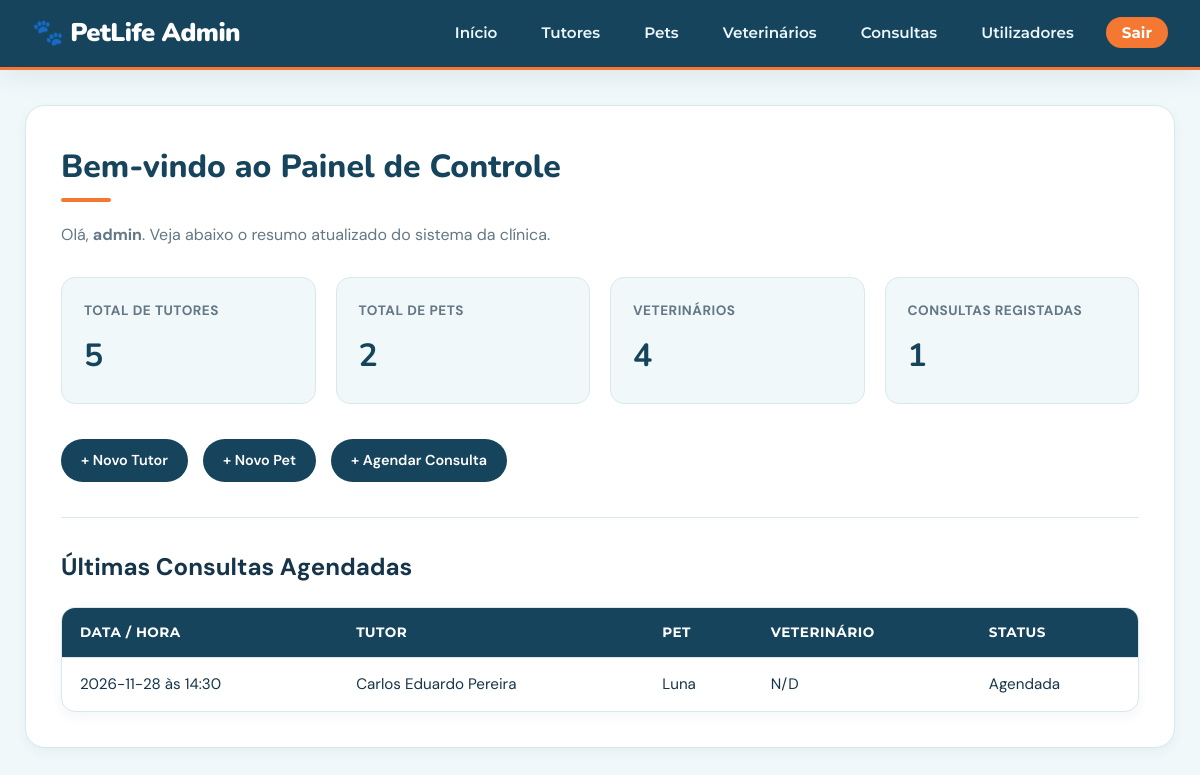
Screenshot of /admin/index.php (signed in) with the database file from the repository.
### tables this page shows
CREATE TABLE TUTOR (
    id_tutor INTEGER PRIMARY KEY AUTOINCREMENT,
    nome TEXT NOT NULL,
    cpf TEXT UNIQUE,
    telefone TEXT,
    email TEXT,
    endereco TEXT,
    data_cadastro DATE
);

### funcoes/banco-tutores.php (called while the page is built, shortened)
<?php
function listarTutores($conexao) {
    $sql = "SELECT * FROM TUTOR ORDER BY nome ASC";
    $stmt = $conexao->query($sql);
    return $stmt->fetchAll();
}
?>

### funcoes/banco-pets.php (called while the page is built, shortened)
<?php
function listarPets($conexao) {$sql = "SELECT PET.*, TUTOR.nome AS nome_tutor
            FROM PET
            JOIN TUTOR ON PET.id_tutor = TUTOR.id_tutor
            ORDER BY PET.nome ASC";
    $stmt = $conexao->query($sql);
    return $stmt->fetchAll();
}
?>

### funcoes/banco-veterinarios.php (called while the page is built, shortened)
<?php
function listarVeterinarios($conexao) {
    $sql = "SELECT * FROM VETERINARIO ORDER BY nome ASC";
    $stmt = $conexao->query($sql);
    return $stmt->fetchAll();
}
?>

### funcoes/banco-consultas.php (called while the page is built, shortened)
<?php
function listarConsultas($conexao) {
    $sql = "SELECT CONSULTA.*,
                   TUTOR.nome AS nome_tutor,
                   PET.nome AS nome_pet,
                   VETERINARIO.nome AS nome_vet
            FROM CONSULTA
            JOIN TUTOR ON CONSULTA.id_tutor = TUTOR.id_tutor
            JOIN PET ON CONSULTA.id_pet = PET.id_pet
            JOIN VETERINARIO ON CONSULTA.id_veterinario = VETERINARIO.id_veterinario
            ORDER BY CONSULTA.data DESC, CONSULTA.horario DESC";
    $stmt = $conexao->query($sql);
    return $stmt->fetchAll();
}
?>

### admin/index.php (the view, shortened to what this page needs)
<?php
require_once '../config/conexao.php';
require_once '../funcoes/banco-tutores.php';
require_once '../funcoes/banco-pets.php';
require_once '../funcoes/banco-veterinarios.php';
require_once '../funcoes/banco-consultas.php';
$totalTutores = count(listarTutores($conexao));
$totalPets = count(listarPets($conexao));
$totalVeterinarios = count(listarVeterinarios($conexao));
$consultas = listarConsultas($conexao);
$totalConsultas = count($consultas);
?>
<!DOCTYPE html>
<html lang="pt">
<head>
    <link rel="stylesheet" href="../css/style.css">
</head>
<body>
    <header>
        <div class="header-wrapper">
            <h2>🐾 PetLife Admin</h2>
            <nav>
                <ul>
                    <li><a href="index.php">Início</a></li>
                    <li><a href="tutores.php">Tutores</a></li>
                    <li><a href="pets.php">Pets</a></li>
                    <li><a href="veterinarios.php">Veterinários</a></li>
                    <li><a href="consultas.php">Consultas</a></li>
                    <li><a href="usuarios.php">Utilizadores</a></li>
                    <li><a href="logout.php">Sair</a></li>
                </ul>
            </nav>
        </div>
    </header>
    <div class="container">
        <div class="dashboard-welcome">
            <h1>Bem-vindo ao Painel de Controle</h1>
            <p>Olá, <strong><?= htmlspecialchars($_SESSION['nome_usuario'] ?? 'Administrador') ?></strong>. Veja abaixo o resumo atualizado do sistema da clínica.</p>
        </div>
        <div class="stats-grid">
            <div class="stat-card">
                <span>Total de Tutores</span>
                <strong><?= $totalTutores ?></strong>
            </div>
            <div class="stat-card">
                <span>Total de Pets</span>
                <strong><?= $totalPets ?></strong>
            </div>
            <div class="stat-card">
                <span>Veterinários</span>
                <strong><?= $totalVeterinarios ?></strong>
            </div>
            <div class="stat-card">
                <span>Consultas Registadas</span>
                <strong><?= $totalConsultas ?></strong>
            </div>
        </div>
        <div class="quick-actions">
            <a href="tutores.php" class="quick-btn">+ Novo Tutor</a>
            <a href="pets.php" class="quick-btn">+ Novo Pet</a>
            <a href="consultas.php" class="quick-btn">+ Agendar Consulta</a>
        </div>
        <hr>
        <h2>Últimas Consultas Agendadas</h2>
        <table>
            <thead>
                <tr>
                    <th>Data / Hora</th>
                    <th>Tutor</th>
                    <th>Pet</th>
                    <th>Veterinário</th>
                    <th>Status</th>
                </tr>
            </thead>
            <tbody>
                <?php if (!empty($consultas)): ?>
                    <?php
                    $consultasRecentes = array_slice($consultas, 0, 5);
                    foreach ($consultasRecentes as $c):
                    ?>
                        <tr>
                            <td><?= ($c['data'] ?? '') . ' às ' . ($c['horario'] ?? '') ?></td>
                            <td><?= $c['tutor_nome'] ?? $c['nome_tutor'] ?? 'N/D' ?></td>
                            <td><?= $c['pet_nome'] ?? $c['nome_pet'] ?? 'N/D' ?></td>
                            <td><?= $c['veterinario_nome'] ?? $c['nome_veterinario'] ?? 'N/D' ?></td>
                            <td><?= $c['status'] ?? 'Agendada' ?></td>
                        </tr>
                    <?php endforeach; ?>
                <?php else: ?>
                    <tr>
                        <td colspan="5" style="text-align: center;">Nenhuma consulta registada no sistema.</td>
                    </tr>
                <?php endif; ?>
            </tbody>
        </table>
    </div>
</body>
</html>

### css/style.css (style rules this page uses)
:root { --color-primary: #17445D; --color-primary-dark: #103448; --color-primary-light: #DCEEF4; --color-orange: #F47732; --color-orange-hover: #DD6024; --color-accent: #F6A15D; --color-excluir: #ff0000; --color-excluir-hover: #ad0d0d; --color-dark: #17354A; --color-muted: #647785; --color-bg-light: #F0F8FA; --color-card-bg: #FFFFFF; --color-border: #D8E8ED; --white: #FFFFFF; --gray: #647785; --font-sans: 'DM Sans', sans-serif; --font-serif: 'Playfair Display', serif; --font-logo: 'Nunito', sans-serif; --font-sub: 'Montserrat', sans-serif; --radius-sm: 8px; --radius-md: 14px; --radius-lg: 20px; --radius-full: 999px; --shadow-sm: 0 4px 12px rgba(23, 68, 93, 0.05); --shadow-md: 0 8px 24px rgba(23, 68, 93, 0.08); --shadow-hover: 0 12px 30px rgba(23, 68, 93, 0.12); --transition-fast: all 0.2s ease; --transition-normal: all 0.35s ease; --transition-bounce: all 0.4s ease; }
* { margin: 0; padding: 0; box-sizing: border-box; }
html { font-size: 16px; scroll-behavior: smooth; }
body { font-family: var(--font-sans); background-color: var(--color-bg-light); color: var(--color-dark); line-height: 1.6; min-height: 100vh; }
a { text-decoration: none; color: inherit; }
header { background-color: var(--color-primary); border-bottom: 3px solid var(--color-orange); padding: 0.8rem 2rem; box-shadow: var(--shadow-md); position: sticky; top: 0; z-index: 1000; }
header .header-wrapper { max-width: 1200px; margin: 0 auto; display: flex; justify-content: space-between; align-items: center; flex-wrap: wrap; gap: 15px; }
header h2 { font-family: var(--font-logo); color: var(--white); font-size: 1.6rem; font-weight: 900; letter-spacing: -0.5px; margin: 0; display: flex; align-items: center; gap: 8px; }
nav ul { list-style: none; display: flex; align-items: center; gap: 20px; padding: 0; margin: 0; }
nav a { color: #EAF7FC; font-family: var(--font-sub); font-size: 0.95rem; font-weight: 600; padding: 8px 12px; border-radius: var(--radius-sm); transition: var(--transition-fast); position: relative; }
nav a[href="logout.php"] { background-color: var(--color-orange); color: var(--white) !important; font-weight: 700; padding: 6px 16px; border-radius: var(--radius-full); }
.container, body > .container { max-width: 1150px; margin: 35px auto; background: var(--color-card-bg); padding: 35px; border-radius: var(--radius-lg); box-shadow: var(--shadow-sm); border: 1px solid var(--color-border); }
h1 { font-family: var(--font-logo); color: var(--color-primary); font-size: 2rem; font-weight: 800; margin-bottom: 20px; position: relative; padding-bottom: 10px; }
h1::after { content: ""; position: absolute; bottom: 0; left: 0; width: 50px; height: 4px; background: var(--color-orange); border-radius: var(--radius-full); }
p { color: var(--color-muted); font-size: 1rem; }
hr { border: 0; height: 1px; background: var(--color-border); margin: 30px 0; }
table { width: 100%; border-collapse: separate; border-spacing: 0; margin-top: 20px; background: var(--white); border-radius: var(--radius-md); overflow: hidden; border: 1px solid var(--color-border); box-shadow: var(--shadow-sm); }
th, td { padding: 14px 18px; text-align: left; border-bottom: 1px solid var(--color-border); font-size: 0.95rem; }
th { background-color: var(--color-primary); color: var(--white); font-family: var(--font-sub); font-weight: 700; font-size: 0.85rem; letter-spacing: 0.5px; text-transform: uppercase; }
tr:last-child td { border-bottom: none; }

### admin/index.php (style rules this page uses)
.dashboard-welcome { margin-bottom: 30px; }
.stats-grid { display: grid; grid-template-columns: repeat(auto-fit, minmax(220px, 1fr)); gap: 20px; margin-bottom: 35px; }
.stat-card { background: var(--color-bg-light); border: 1px solid var(--color-border); padding: 22px; border-radius: var(--radius-md); display: flex; flex-direction: column; gap: 8px; transition: var(--transition-fast); }
.stat-card span { font-size: 0.85rem; font-weight: 700; color: var(--color-muted); text-transform: uppercase; letter-spacing: 0.5px; }
.stat-card strong { font-size: 2rem; font-family: var(--font-logo); color: var(--color-primary); }
.quick-actions { display: flex; gap: 15px; flex-wrap: wrap; margin-bottom: 35px; }
.quick-btn { background-color: var(--color-primary); color: white; padding: 10px 20px; border-radius: var(--radius-full); font-size: 0.9rem; font-weight: 600; display: inline-flex; align-items: center; gap: 8px; transition: var(--transition-fast); }

### rows the page displays
tutor: data "2026-11-28", horario "14:30", nome "Carlos Eduardo Pereira", pet_nome "Luna", veterinario_nome "N/D", status "Agendada"

### other values shown
$_SESSION['nome_usuario'] "admin"
$totalTutores "5"
$totalPets "2"
$totalVeterinarios "4"
$totalConsultas "1"
